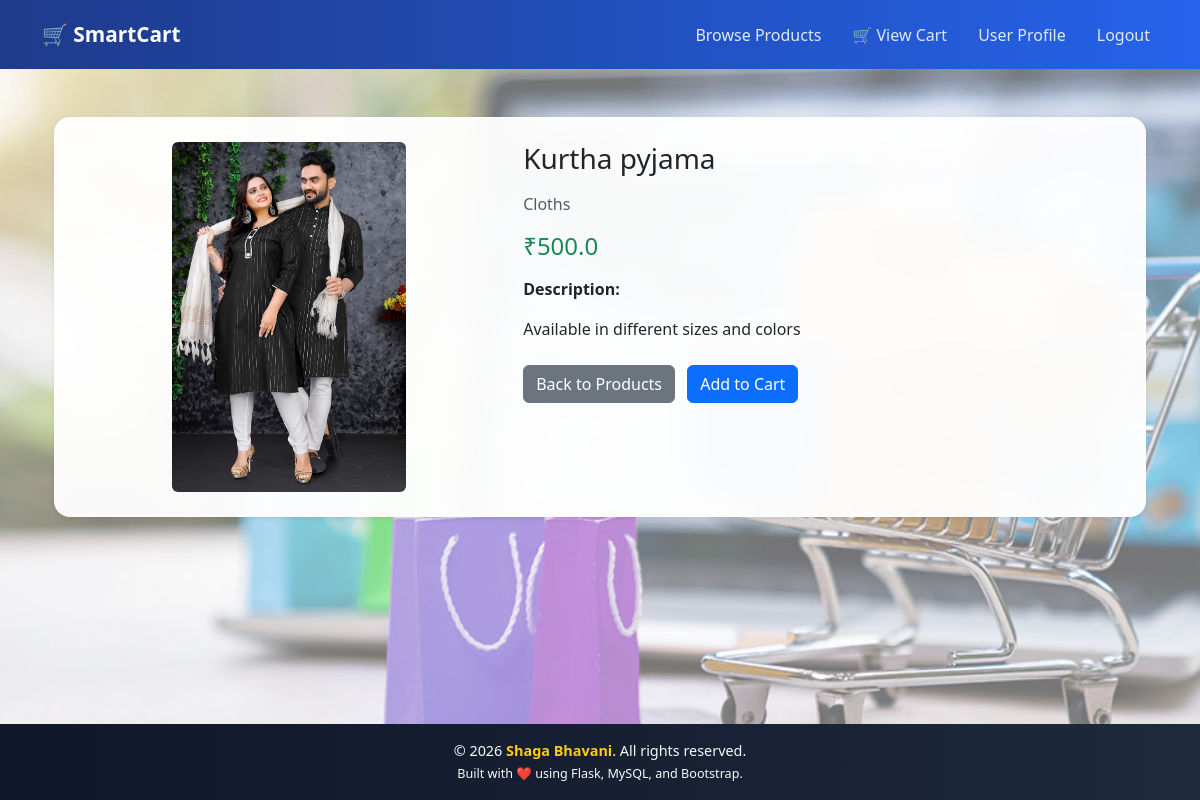
Screenshot of /user/product/1 (signed in) with the database file from the repository.
### tables this page shows
CREATE TABLE products (
    product_id INTEGER PRIMARY KEY AUTOINCREMENT,
    name TEXT,
    description TEXT,
    category TEXT,
    price REAL,
    image TEXT
, admin_id INTEGER);

### app.py (the view)
@app.route('/user/product/<int:product_id>')
def user_product_details(product_id):
    if 'user_id' not in session:
        flash("Please login!", "danger")
        return redirect('/user-login')
    conn = get_db_connection()
    cursor = conn.cursor()
    cursor.execute("SELECT * FROM products WHERE product_id = ?", (product_id,))
    product = cursor.fetchone()
    cursor.close()
    conn.close()
    if not product:
        flash("Product not found!", "danger")
        return redirect('/user/products')
    return render_template("user/product_details.html", product=product)

### app.py (called while the page is built)
def get_db_connection():
    conn = sqlite3.connect("smartcart.db")
    conn.row_factory = sqlite3.Row
    return conn

### templates/user/product_details.html (shortened to what this page needs)
{% extends 'base.html' %}
{% block content %}
<div class="container mt-4">
  <div class="card shadow-sm p-4">
    <div class="row">
      <div class="col-md-5 text-center">
        <img src="/static/uploads/product_images/{{ product.image }}"
             class="img-fluid rounded"
             style="max-height: 350px;">
      </div>
      <div class="col-md-7">
        <h3 class="mb-3">{{ product.name }}</h3>
        <p class="text-muted">{{ product.category }}</p>
        <h4 class="text-success mb-3">₹{{ product.price }}</h4>
        <p><strong>Description:</strong></p>
        <p>{{ product.description }}</p>
        <div class="mt-4">
          <a href="/user/products" class="btn btn-secondary me-2">
            Back to Products
          </a>
          <a href="/user/add-to-cart/{{ product.product_id }}"
             class="btn btn-primary">
            Add to Cart
          </a>
        </div>
      </div>
    </div>
  </div>
</div>
{% endblock %}

### static/style.css (style rules this page uses)
body { margin: 0; font-family: 'Segoe UI', Tahoma, sans-serif; background: linear-gradient( 135deg, rgba(99, 102, 241, 0.45), rgba(56, 189, 248, 0.45), rgba(34, 197, 94, 0.45) ); background-image: url("./bg.jpg"); background-size: cover; background-position: center; background-repeat: no-repeat; background-attachment: fixed; min-height: 100vh; }
.card { background: rgba(255, 255, 255, 0.9); backdrop-filter: blur(14px); -webkit-backdrop-filter: blur(14px); border-radius: 16px; border: 1px solid rgba(255, 255, 255, 0.5); box-shadow: 0 20px 40px rgba(0,0,0,0.18); }
body { background-image: url("./bg.jpg"); background-size: cover; background-position: center; background-repeat: no-repeat; background-attachment: fixed; }
.card { background: rgba(255, 255, 255, 0.95); }

### rows the page displays
products: image (picture), name "Kurtha pyjama", category "Cloths", price "500.0", description "Available in different sizes and colors"
